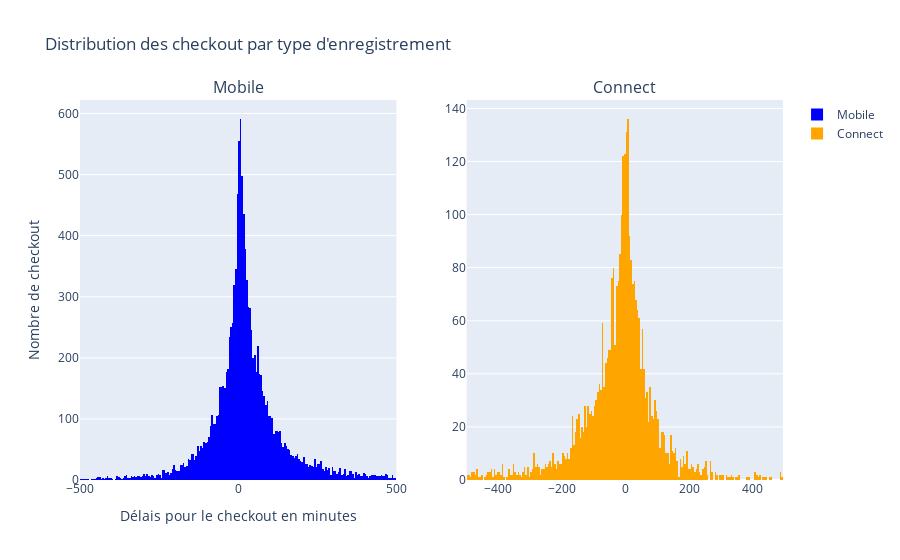

This figure's notebook cell:
### Markdown cell above
Il n'y a pas de fortes corrélations entres les données. Juste un peu entre le checking_type et le nombre de location pour un véhicule. Ce la est surement dû au fait qu'un utilisateur louant beaucoup son véhicule utilise un type de checkin (connect ou  mobile) et doit rester sur ce mode.

### Code cell
fig = make_subplots(rows=1, cols=2, subplot_titles=('Mobile', 'Connect'))

# Ajouter le premier graphique (histogramme)
fig.add_trace(
    go.Histogram(
        x=dataset[dataset['checkin_type'] == 'mobile']['delay_at_checkout_in_minutes'],
        xbins=dict( # recentrage
            start=-500,
            end=500,
            size=5
        ),
        name='Mobile',
        marker_color='blue',
    ),
    row=1, col=1
)

fig.add_trace(
    go.Histogram(
        x=dataset[dataset['checkin_type'] == 'connect']['delay_at_checkout_in_minutes'],
        xbins=dict( # recentrage
            start=-500,
            end=500,
            size=5
        ),
        name='Connect',
        marker_color='orange'
    ),
    row=1, col=2
)

fig.update_layout(
    title_text='Distribution des checkout par type d\'enregistrement', xaxis_title="Délais pour le checkout en minutes", yaxis_title="Nombre de checkout"
)

# Afficher le plot
fig.show()

### Figure 1 — Plotly figure (JSON) as saved in the notebook; plotly's stock layout.template omitted (floating-point values rounded to 4 significant figures; data arrays with more than 128 entries replaced by an {"elided": "..."} marker saying what was removed)
{"data": [{"marker": {"color": "blue"}, "name": "Mobile", "type": "histogram", "x": {"elided": "12875 int values"}, "xaxis": "x", "xbins": {"end": 500, "size": 5, "start": -500}, "yaxis": "y"}, {"marker": {"color": "orange"}, "name": "Connect", "type": "histogram", "x": {"elided": "3401 int values"}, "xaxis": "x2", "xbins": {"end": 500, "size": 5, "start": -500}, "yaxis": "y2"}], "layout": {"annotations": [{"font": {"size": 16}, "showarrow": false, "text": "Mobile", "x": 0.225, "xanchor": "center", "xref": "paper", "y": 1, "yanchor": "bottom", "yref": "paper"}, {"font": {"size": 16}, "showarrow": false, "text": "Connect", "x": 0.775, "xanchor": "center", "xref": "paper", "y": 1, "yanchor": "bottom", "yref": "paper"}], "title": {"text": "Distribution des checkout par type d'enregistrement"}, "xaxis": {"anchor": "y", "domain": [0, 0.45], "title": {"text": "Délais pour le checkout en minutes"}}, "xaxis2": {"anchor": "y2", "domain": [0.55, 1]}, "yaxis": {"anchor": "x", "domain": [0, 1], "title": {"text": "Nombre de checkout"}}, "yaxis2": {"anchor": "x2", "domain": [0, 1]}}}
